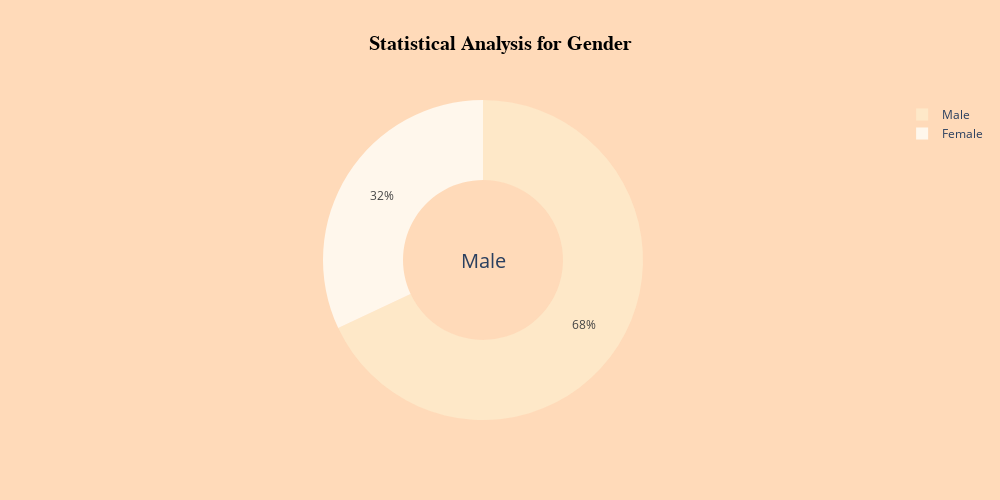
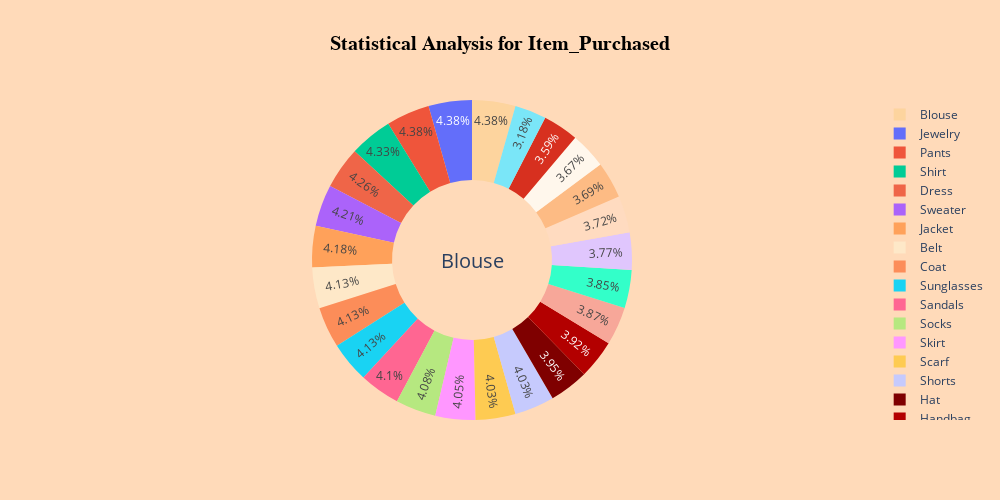
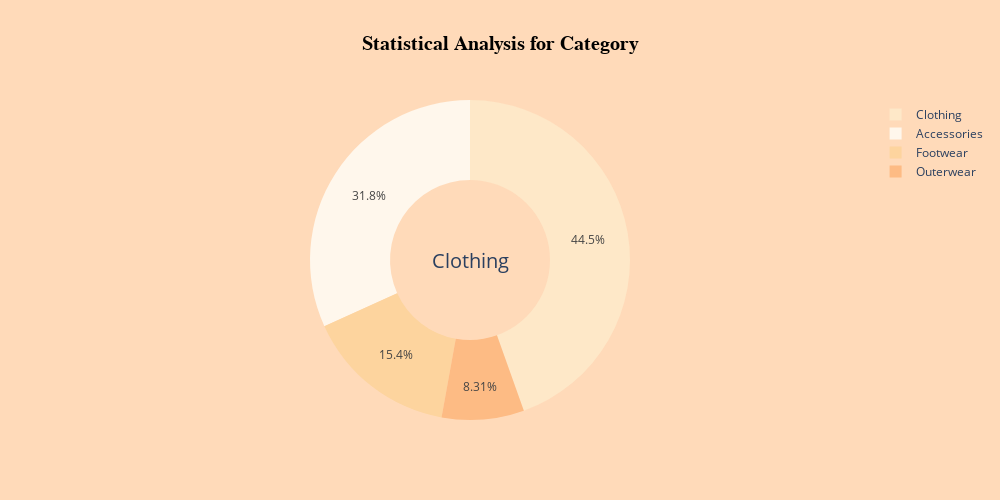
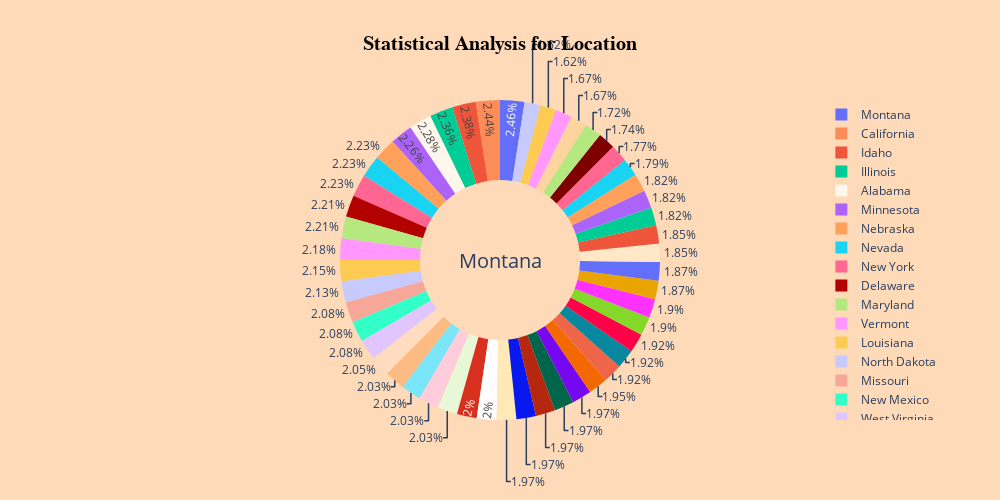

Write notebook code for charts like these, in order.
### Code cell
cat_feats = df.select_dtypes(include='object').columns

for feat in cat_feats:
  cat_stat_analysis(feat)

### Figure 1 — Plotly figure (JSON) as saved in the notebook; plotly's stock layout.template omitted (floating-point values rounded to 4 significant figures)
{"data": [{"hole": 0.5, "labels": ["Female", "Male"], "marker": {"colors": ["rgb(255,247,236)", "rgb(254,232,200)", "rgb(253,212,158)", "rgb(253,187,132)", "rgb(252,141,89)", "rgb(239,101,72)", "rgb(215,48,31)", "rgb(179,0,0)", "rgb(127,0,0)"]}, "type": "pie", "values": [1248, 2652]}], "layout": {"annotations": [{"font": {"size": 20}, "showarrow": false, "text": "Male", "x": 0.5, "y": 0.5}], "height": 500, "paper_bgcolor": "peachpuff", "title": {"font": {"color": "black", "family": "Arial", "size": 20}, "text": "<b>Statistical Analysis for Gender</b>", "x": 0.5}, "width": 1000}}

### Figure 2 — Plotly figure (JSON) as saved in the notebook; plotly's stock layout.template omitted (floating-point values rounded to 4 significant figures)
{"data": [{"hole": 0.5, "labels": ["Backpack", "Belt", "Blouse", "Boots", "Coat", "Dress", "Gloves", "Handbag", "Hat", "Hoodie", "Jacket", "Jeans", "Jewelry", "Pants", "Sandals", "Scarf", "Shirt", "Shoes", "Shorts", "Skirt", "Sneakers", "Socks", "Sunglasses", "Sweater", "T-shirt"], "marker": {"colors": ["rgb(255,247,236)", "rgb(254,232,200)", "rgb(253,212,158)", "rgb(253,187,132)", "rgb(252,141,89)", "rgb(239,101,72)", "rgb(215,48,31)", "rgb(179,0,0)", "rgb(127,0,0)"]}, "type": "pie", "values": [143, 161, 171, 144, 161, 166, 140, 153, 154, 151, 163, 124, 171, 171, 160, 157, 169, 150, 157, 158, 145, 159, 161, 164, 147]}], "layout": {"annotations": [{"font": {"size": 20}, "showarrow": false, "text": "Blouse", "x": 0.5, "y": 0.5}], "height": 500, "paper_bgcolor": "peachpuff", "title": {"font": {"color": "black", "family": "Arial", "size": 20}, "text": "<b>Statistical Analysis for Item_Purchased</b>", "x": 0.5}, "width": 1000}}

### Figure 3 — Plotly figure (JSON) as saved in the notebook; plotly's stock layout.template omitted (floating-point values rounded to 4 significant figures)
{"data": [{"hole": 0.5, "labels": ["Accessories", "Clothing", "Footwear", "Outerwear"], "marker": {"colors": ["rgb(255,247,236)", "rgb(254,232,200)", "rgb(253,212,158)", "rgb(253,187,132)", "rgb(252,141,89)", "rgb(239,101,72)", "rgb(215,48,31)", "rgb(179,0,0)", "rgb(127,0,0)"]}, "type": "pie", "values": [1240, 1737, 599, 324]}], "layout": {"annotations": [{"font": {"size": 20}, "showarrow": false, "text": "Clothing", "x": 0.5, "y": 0.5}], "height": 500, "paper_bgcolor": "peachpuff", "title": {"font": {"color": "black", "family": "Arial", "size": 20}, "text": "<b>Statistical Analysis for Category</b>", "x": 0.5}, "width": 1000}}

### Figure 4 — Plotly figure (JSON) as saved in the notebook; plotly's stock layout.template omitted (floating-point values rounded to 4 significant figures)
{"data": [{"hole": 0.5, "labels": ["Alabama", "Alaska", "Arizona", "Arkansas", "California", "Colorado", "Connecticut", "Delaware", "Florida", "Georgia", "Hawaii", "Idaho", "Illinois", "Indiana", "Iowa", "Kansas", "Kentucky", "Louisiana", "Maine", "Maryland", "Massachusetts", "Michigan", "Minnesota", "Mississippi", "Missouri", "Montana", "Nebraska", "Nevada", "New Hampshire", "New Jersey", "New Mexico", "New York", "North Carolina", "North Dakota", "Ohio", "Oklahoma", "Oregon", "Pennsylvania", "Rhode Island", "South Carolina", "South Dakota", "Tennessee", "Texas", "Utah", "Vermont", "Virginia", "Washington", "West Virginia", "Wisconsin", "Wyoming"], "marker": {"colors": ["rgb(255,247,236)", "rgb(254,232,200)", "rgb(253,212,158)", "rgb(253,187,132)", "rgb(252,141,89)", "rgb(239,101,72)", "rgb(215,48,31)", "rgb(179,0,0)", "rgb(127,0,0)"]}, "type": "pie", "values": [89, 72, 65, 79, 95, 75, 78, 86, 68, 79, 65, 93, 92, 79, 69, 63, 79, 84, 77, 86, 72, 73, 88, 80, 81, 96, 87, 87, 71, 67, 81, 87, 78, 83, 77, 75, 74, 74, 63, 76, 70, 77, 77, 71, 85, 77, 73, 81, 75, 71]}], "layout": {"annotations": [{"font": {"size": 20}, "showarrow": false, "text": "Montana", "x": 0.5, "y": 0.5}], "height": 500, "paper_bgcolor": "peachpuff", "title": {"font": {"color": "black", "family": "Arial", "size": 20}, "text": "<b>Statistical Analysis for Location</b>", "x": 0.5}, "width": 1000}}
